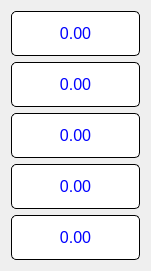
  <widget class="QWidget" name="layoutWidget">
   <property name="geometry">
    <rect>
     <x>110</x>
     <y>230</y>
     <width>151</width>
     <height>271</height>
    </rect>
   </property>
   <layout class="QVBoxLayout" name="verticalLayout_5">
    <item>
     <widget class="QLabel" name="label_8">
      <property name="font">
       <font>
        <pointsize>12</pointsize>
       </font>
      </property>
      <property name="styleSheet">
       <string notr="true">QLabel{
                                        background-color:White;
                                        border-style: outset;
                                        border-width: 1px;
                                        border-radius: 5px;
                                        border-color: black;
                                        min-width: 6em;
                   					    color:blue;
                                        }</string>
      </property>
      <property name="text">
       <string>0.00</string>
      </property>
      <property name="alignment">
       <set>Qt::AlignCenter</set>
      </property>
     </widget>
    </item>
    <item>
     <widget class="QLabel" name="label_9">
      <property name="font">
       <font>
        <pointsize>12</pointsize>
       </font>
      </property>
      <property name="styleSheet">
       <string notr="true">QLabel{
                                        background-color:White;
                                        border-style: outset;
                                        border-width: 1px;
                                        border-radius: 5px;
                                        border-color: black;
                                        min-width: 6em;
                   					    color:blue;
                                        }</string>
      </property>
      <property name="text">
       <string>0.00</string>
      </property>
      <property name="alignment">
       <set>Qt::AlignCenter</set>
      </property>
     </widget>
    </item>
    <item>
     <widget class="QLabel" name="label_10">
      <property name="font">
       <font>
        <pointsize>12</pointsize>
       </font>
      </property>
      <property name="styleSheet">
       <string notr="true">QLabel{
                                        background-color:White;
                                        border-style: outset;
                                        border-width: 1px;
                                        border-radius: 5px;
                                        border-color: black;
                                        min-width: 6em;
                   					    color:blue;
                                        }</string>
      </property>
      <property name="text">
       <string>0.00</string>
      </property>
      <property name="alignment">
       <set>Qt::AlignCenter</set>
      </property>
     </widget>
    </item>
    <item>
     <widget class="QLabel" name="label_11">
      <property name="font">
       <font>
        <pointsize>12</pointsize>
       </font>
      </property>
      <property name="styleSheet">
       <string notr="true">QLabel{
                                        background-color:White;
                                        border-style: outset;
                                        border-width: 1px;
                                        border-radius: 5px;
                                        border-color: black;
                                        min-width: 6em;
                   					    color:blue;
                                        }</string>
      </property>
      <property name="text">
       <string>0.00</string>
      </property>
      <property name="alignment">
       <set>Qt::AlignCenter</set>
      </property>
     </widget>
    </item>
    <item>
     <widget class="QLabel" name="label_12">
      <property name="font">
       <font>
        <pointsize>12</pointsize>
       </font>
      </property>
      <property name="styleSheet">
       <string notr="true">QLabel{
                                        background-color:White;
                                        border-style: outset;
                                        border-width: 1px;
                                        border-radius: 5px;
                                        border-color: black;
                                        min-width: 6em;
                   					    color:blue;
                                        }</string>
      </property>
      <property name="text">
       <string>0.00</string>
      </property>
      <property name="alignment">
       <set>Qt::AlignCenter</set>
      </property>
     </widget>
    </item>
   </layout>
  </widget>
